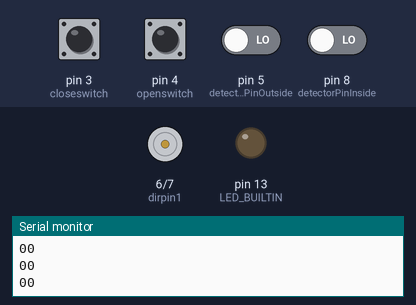
This sketch was run on a simulated Arduino Uno, built with avr-gcc and run on an emulated ATmega328P. Shown: motor-driver pin pairs drawn as motors (green arrow = first pin HIGH = forward, orange = second pin HIGH = backward, longer = more drive, scaled by the enable pin), output pins drawn as LEDs (lit = HIGH), the last lines printed to the serial monitor. The test bench sets the inputs (shaded band); at power-on: pin 3 (closeswitch), pin 4 (openswitch) HIGH, pin 5 (detectorPinOutside), pin 8 (detectorPinInside) LOW.

Above: at 1.2 s.
1.3 s: pin 5 (detectorPinOutside) driven HIGH
At 16.36 s:
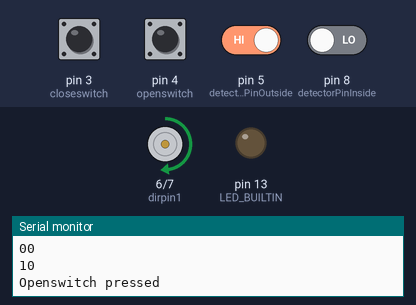
At 28.41 s:
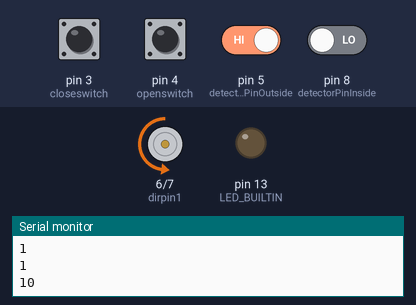
Timing chart, 0 to 44.9 s (numbered marks = the images above; inputs shaded):
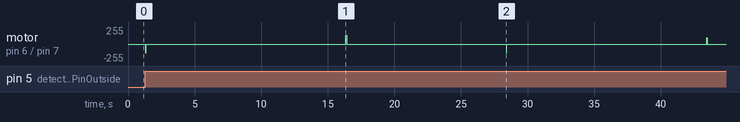

The sketch:

cat_window.ino
```cpp
int detectorPinInside = 8;
int detectorPinOutside = 5;
int dirpin1 =6;
int dirpin2 = 7;
int speedpin = 9;
int openswitch = 4;
int closeswitch = 3;
int motorpwr_close = 112;
int motorpwr_open = 130;
int motorpwr_end = 130;
int motorpwr_start = 95;
boolean window_state;
double time_out = 20000;
double start_time;
boolean failed_to_close = false;
int window_open_time = 15000;
/*
 * set 2 pins to digital input for the microswitches
 */

void setup() {
  // put your setup code here, to run once:
Serial.begin(9600);
pinMode(detectorPinInside, INPUT);
pinMode(LED_BUILTIN, OUTPUT);
pinMode(dirpin1, OUTPUT);
pinMode(dirpin2, OUTPUT);
pinMode(speedpin, OUTPUT);
digitalWrite(dirpin1, LOW);
digitalWrite(dirpin2, LOW);
pinMode(openswitch, INPUT_PULLUP);
pinMode(closeswitch, INPUT_PULLUP);
}

void closewindow(){
    digitalWrite(dirpin1, HIGH);//medurs
    digitalWrite(dirpin2, LOW);
    analogWrite(speedpin, motorpwr_start);
    boolean b = true;
    while(b){
      delay(50);
         if(digitalRead(closeswitch) == HIGH){
          Serial.println("Closeswitch pressed");
        b=false;
        failed_to_close = false;
      }
      if(millis()-start_time > 10000){
        analogWrite(speedpin, motorpwr_close);
        Serial.println(digitalRead(detectorPinOutside));

      }
      if(millis()-start_time > 15000){
        analogWrite(speedpin, motorpwr_end);
        Serial.println(digitalRead(detectorPinOutside));

      }
      if(millis()-start_time > time_out){
        Serial.print("Timeout reached: ");
        Serial.println(millis()-start_time);
        b=false;
        failed_to_close = true;
      }
    }
    analogWrite(speedpin, 0);
    digitalWrite(dirpin1, LOW);
    digitalWrite(dirpin2, LOW);
}

void openwindow(){
    digitalWrite(dirpin1, LOW);
    digitalWrite(dirpin2, HIGH);
    analogWrite(speedpin, motorpwr_open);
    boolean b = true;
    while(b){
      delay(50);
      if(digitalRead(openswitch) == HIGH){
        Serial.println("Openswitch pressed");
        b=false;
      }
    }
    analogWrite(speedpin, 0);
    digitalWrite(dirpin1, LOW);
    digitalWrite(dirpin2, LOW);
}

void loop() {
  int outside = digitalRead(detectorPinOutside);
  int inside = digitalRead(detectorPinInside);
 Serial.print(outside);
 Serial.println(inside);

  //Serial.println(" " + String(millis()));
//add if failed_to_close
  if(inside==HIGH || outside==HIGH){
   /* if(failed_to_close){
      Serial.println("Closing failed, trying again");
      delay(2000);
    }else{
    Serial.println("Detected motion");
    }*/
    openwindow();
    delay(window_open_time);
    start_time = millis();
    closewindow();
    Serial.println(digitalRead(detectorPinOutside));
    delay(12000);
        Serial.println(digitalRead(detectorPinOutside));

//    if(digitalRead(openswitch)==LOW){
//      closewindow();
//      delay(2000);
//    }else{
//      openwindow();
//      delay(2000);
//      closewindow();

    }

    /**
     * OPEN set direction
     * digitalWrite(dirpin1, LOW);
     * digitalWrite(dirpin2, HIGH);
     * int speed = 5;(0:255)
     * analogWrite(speedpin, 5);
     * boolean open = false;
     * while(!open){
     * if(digitalRead(microswitchOpen)==LOW(or high)){
     * open = true
     *  }
     * }
     * analogWrite(speedpin, 0);
     * delay(window open time)
     * SET DIRECTION AND CLOSE
     * digitalWrite(dirpin1, HIGH);
     * digitalWrite(dirpin2, LOW);
     *
     * analogWrite(speedpin, 5);
     * boolean closed = false;
     * while(!closed){
     * if(digitalRead(microswitchClosed)==LOW(or high)){
     * closed = true
     *  }
     * }
     *
    for (int i = 50; i < 90; i++)
  {
    analogWrite(speedpin, i);
    delay(20);
  }
     for (int i = 90; i >= 0; --i)
  {
    analogWrite(speedpin, i);
    delay(20);
  }

  }else{
    digitalWrite(LED_BUILTIN, LOW);
  }
  // put your main code here, to run repeatedly:
*/
  }
```
